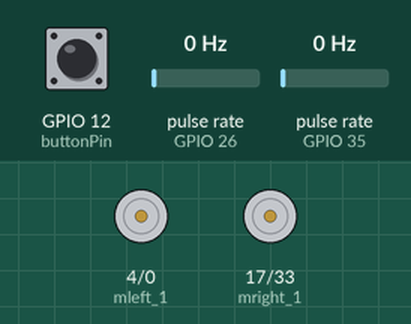
The sketch below on a simulated ESP32. Shown: motor-driver pin pairs drawn as motors (green arrow = first pin HIGH = forward, orange = second pin HIGH = backward, longer = more drive). Wiring (inferred from the names in the program): 2 × pulse sensor: data GPIO 26 / data GPIO 35. The inputs (shaded band) are chosen by the test bench; at power-on: GPIO 12 (buttonPin) LOW, pulse rate (sensors on GPIO 26, GPIO 35) 0 Hz.

Above: at 1.2 s.
1.3 s: GPIO 12 (buttonPin) pulled HIGH for 0.15 s
At 2.2 s:
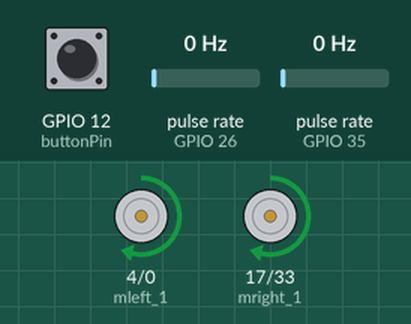
2.9 s: pulse rate (sensor on GPIO 26) set to 100 Hz
At 3.6 s:
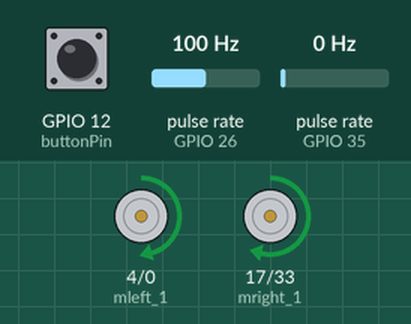
5.9 s: pulse rate (sensor on GPIO 35) set to 100 Hz
At 6.15 s:
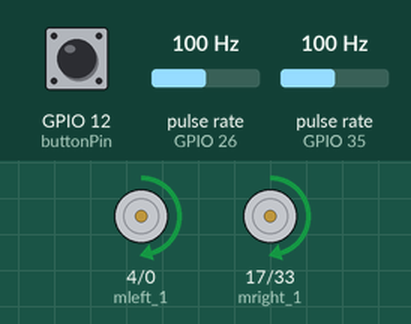
7.9 s: pulse rate (sensor on GPIO 26) set to 4 Hz
At 8.25 s:
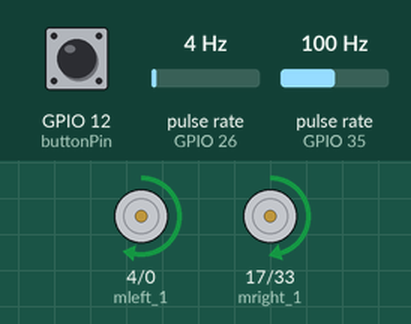
10.9 s: pulse rate (sensor on GPIO 26) set to 50 Hz
Timing chart, 0 to 13.6 s (numbered marks = the images above; inputs shaded):
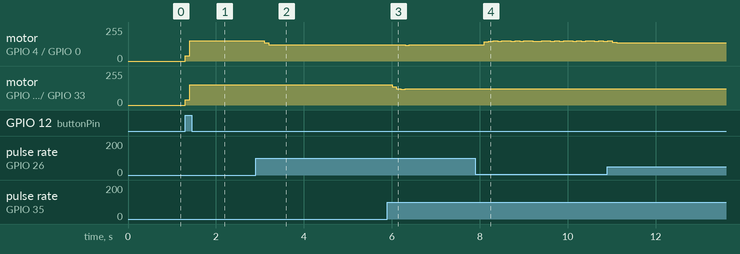

The sketch:

straight_move.ino
```cpp
#include <AutoPID.h>

// Encoder pins for left and right motors
#define ENC_PIN_LEFT 26
#define ENC_PIN_RIGHT 35

// Motor control pins for left motor
#define mleft_1 4
#define mleft_2 0

// Motor control pins for right motor
#define mright_1 17
#define mright_2 33

#define buttonPin 12

// PWM parameters
#define PWM_FREQ 1000     // PWM frequency
#define PWM_PRECISION 12   // PWM resolution in bits
#define PWM_MAX 4095       // Maximum PWM value
#define CHN_LEFT1 0        // PWM channel for left motor
#define CHN_RIGHT1 1       // PWM channel for right motor
#define CHN_LEFT2 3
#define CHN_RIGHT2 4
#define OUTPUT_MIN 0
#define OUTPUT_MAX 4095
#define KP 4.893
#define KI 0
#define KD 1.272
#define KPr 4.893
#define KIr 0
#define KDr 1.272

//Button
bool blinker = false;
unsigned long start_Time;
// Variables for encoder counts and speed
volatile long pulseCountLeft = 0;
volatile long pulseCountRight = 0;
double currentSpeedLeft = 0;
double currentSpeedRight = 0;
const unsigned long sampleTime = 100; // PID loop interval in milliseconds
unsigned long lastTime = 0;
bool loopActive = false;

// Target speed for both motors (pulses per second)
double targetSpeed = 500;
//double targetSpeedR = 1.05 * targetSpeedL;
double outputValL, outputValR;
AutoPID myPIDL(&currentSpeedLeft, &targetSpeed, &outputValL, OUTPUT_MIN, OUTPUT_MAX, KP, KI, KD);
AutoPID myPIDR(&currentSpeedRight, &targetSpeed, &outputValR, OUTPUT_MIN, OUTPUT_MAX, KPr, KIr, KDr);

void setup() {
  // Configure encoder pins
  pinMode(ENC_PIN_LEFT, INPUT_PULLUP);
  pinMode(ENC_PIN_RIGHT, INPUT_PULLUP);
  attachInterrupt(digitalPinToInterrupt(ENC_PIN_LEFT), countPulsesLeft, RISING);
  attachInterrupt(digitalPinToInterrupt(ENC_PIN_RIGHT), countPulsesRight, RISING);

  // Configure motor control pins
  pinMode(mleft_1, OUTPUT);
  pinMode(mright_1, OUTPUT);
  pinMode(mleft_2, OUTPUT);
  pinMode(mright_2, OUTPUT);

  pinMode(buttonPin, INPUT);
  attachInterrupt(digitalPinToInterrupt(buttonPin), blink, RISING);

  // Set motor direction to forward (HIGH)
  // digitalWrite(MOTOR_DIR_LEFT, 10);
  // digitalWrite(MOTOR_DIR_RIGHT, 10);

  // Attach PWM channels to pins
  ledcAttachChannel(mleft_1, PWM_FREQ, PWM_PRECISION, CHN_LEFT1);
  ledcAttachChannel(mright_1, PWM_FREQ, PWM_PRECISION, CHN_RIGHT1);
  ledcAttachChannel(mleft_2, PWM_FREQ, PWM_PRECISION, CHN_LEFT2);
  ledcAttachChannel(mright_2, PWM_FREQ, PWM_PRECISION, CHN_RIGHT2);

  myPIDL.setTimeStep(100);
  myPIDR.setTimeStep(100);
  // Start serial for debugging
  Serial.begin(9600);
}


void loop() {
  // put your main code here, to run repeatedly:
  if(blinker)
  {
    getEncSpeed();
    myPIDL.run();
    myPIDR.run();
    setMotorSpeed(mleft_1, mleft_2, outputValL);
    setMotorSpeed(mright_1, mright_2, outputValR);
    /*
    Serial.print("Left Speed: ");
    Serial.print(currentSpeedLeft);
    Serial.print(" | Right Speed: ");
    Serial.print(currentSpeedRight);
    Serial.print(" | Left PWM Output: ");
    Serial.print(outputValL);
    Serial.print(" | Right PWM Output: ");
    Serial.println(outputValR);
    */
  }
}

// Interrupt Service Routine (ISR) for counting left encoder pulses
void countPulsesLeft() {
  pulseCountLeft++;
}

// Interrupt Service Routine (ISR) for counting right encoder pulses
void countPulsesRight() {
  pulseCountRight++;
}

void getEncSpeed(){
    unsigned long currentTime = millis();
    unsigned long elapsedTime = currentTime - lastTime;

    if (elapsedTime >= sampleTime) {
    lastTime = currentTime;
    // double elapsedTimeSec = elapsedTime / 1000.0;  // Convert milliseconds to seconds

    // Calculate current speed for left motor
    noInterrupts();
    long pulsesLeft = pulseCountLeft;
    pulseCountLeft = 0;
    long pulsesRight = pulseCountRight;
    pulseCountRight = 0;
    interrupts();
    currentSpeedLeft = (double)pulsesLeft / (sampleTime / 1000.0);
    currentSpeedRight = (double)pulsesRight / (sampleTime / 1000.0);
  }
}

void setMotorSpeed(int pin1, int pin2, double speed) {
  // Ensure speed is within valid range
   speed = constrain(speed, 650, PWM_MAX);
   // Convert double to uint32_t
   uint32_t dutyCycle = static_cast<uint32_t>(speed);

  ledcWrite(pin1, dutyCycle); // Set PWM
  digitalWrite(pin2, LOW);
}

void blink()
{
  blinker = true;
  start_Time = millis();
  //delay(20);
}
```

Measured:
- after the input at 1.3 s, motor on GPIO 4 (mleft_1) / GPIO 0 (mleft_2), motor on GPIO 17 (mright_1) / GPIO 33 (mright_2): stopped → forward 40/255 at once, → forward 152/255 0.10 s later
- after the input at 2.9 s, motor on GPIO 4 (mleft_1) / GPIO 0 (mleft_2): forward 152/255 → forward 137/255 after 0.20 s, → forward 122/255 0.10 s later
- after the input at 5.9 s, motor on GPIO 17 (mright_1) / GPIO 33 (mright_2): forward 152/255 → forward 137/255 after 0.11 s, → forward 122/255 0.10 s later, → forward 119/255 0.10 s later, → forward 122/255 0.10 s later
- after the input at 7.9 s, motor on GPIO 4 (mleft_1) / GPIO 0 (mleft_2): forward 122/255 → forward 146/255 after 0.20 s, → forward 149/255 0.10 s later, → forward 152/255 0.10 s later, → forward 149/255 0.10 s later, … (22 changes in this stretch)
